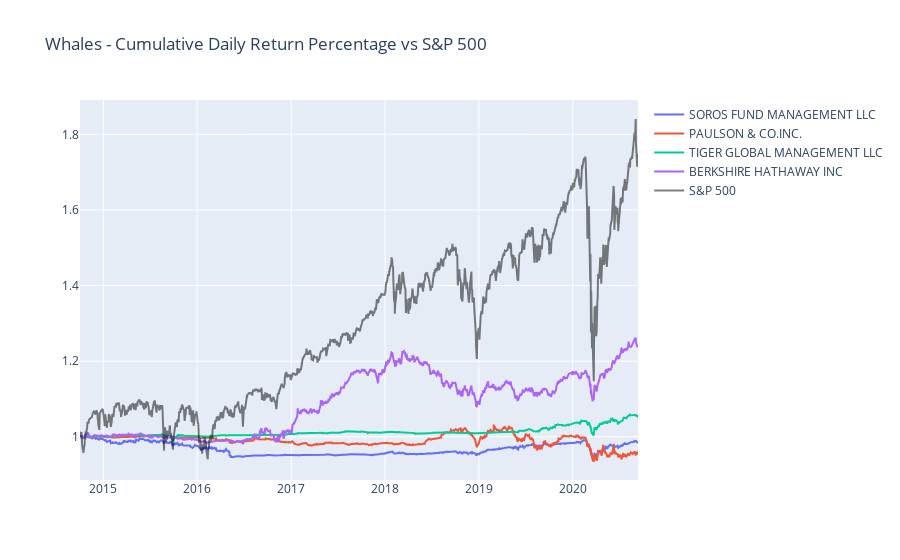

The notebook cell saved with this chart:
### Markdown cell above
#### Step 3: Use the default Pandas `plot` to visualize the cumulative return values for the four funds and the S&P 500 over time. Be sure to include the `title` parameter, and adjust the figure size if necessary.

### Code cell
# Visualize the cumulative returns using the Pandas plot function
# Include a title parameter and adjust the figure size
# YOUR CODE HERE

#cumulative_returns.plot(title='Whales - Cumulative Daily Returns vs S&P 500', figsize=(15,8.3))

traces = {i: graph_objects.Scatter(y=cumulative_returns[i], x=cumulative_returns.index, mode='lines', name=i) for i in cumulative_returns.columns}
traces['S&P 500'] = traces['S&P 500'].update({'line': {'color': 'rgba(1,1,1,0.5)'}})

fig = graph_objects.Figure(data=list(traces.values()), layout={'title_text': "Whales - Cumulative Daily Return Percentage vs S&P 500"})
fig.show()

### Figure 1 — Plotly figure (JSON) as saved in the notebook; plotly's stock layout.template omitted (floating-point values rounded to 4 significant figures; data arrays with more than 128 entries replaced by an {"elided": "..."} marker saying what was removed)
{"data": [{"mode": "lines", "name": "SOROS FUND MANAGEMENT LLC", "type": "scatter", "x": {"elided": "1497 str values"}, "y": {"elided": "1497 float values"}}, {"mode": "lines", "name": "PAULSON & CO.INC.", "type": "scatter", "x": {"elided": "1497 str values"}, "y": {"elided": "1497 float values"}}, {"mode": "lines", "name": "TIGER GLOBAL MANAGEMENT LLC", "type": "scatter", "x": {"elided": "1497 str values"}, "y": {"elided": "1497 float values"}}, {"mode": "lines", "name": "BERKSHIRE HATHAWAY INC", "type": "scatter", "x": {"elided": "1497 str values"}, "y": {"elided": "1497 float values"}}, {"line": {"color": "rgba(1,1,1,0.5)"}, "mode": "lines", "name": "S&P 500", "type": "scatter", "x": {"elided": "1497 str values"}, "y": {"elided": "1497 float values"}}], "layout": {"title": {"text": "Whales - Cumulative Daily Return Percentage vs S&P 500"}}}
